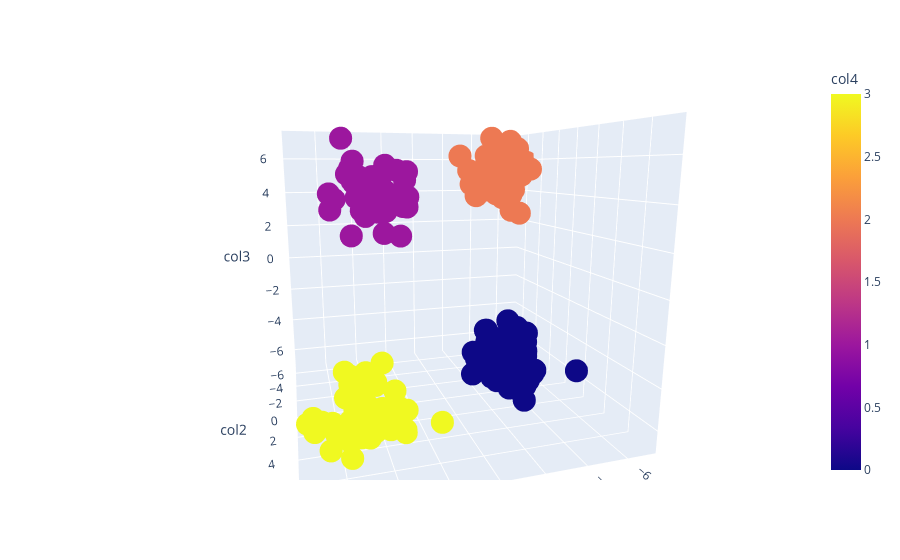

Notebook code cell kept with this figure:
### Code cell
fig=px.scatter_3d(df,x='col1',y='col2',z='col3',color='col4')
fig.show()

### Figure 1 — Plotly figure (JSON) as saved in the notebook; plotly's stock layout.template omitted (floating-point values rounded to 4 significant figures; data arrays with more than 128 entries replaced by an {"elided": "..."} marker saying what was removed)
{"data": [{"hovertemplate": "col1=%{x}<br>col2=%{y}<br>col3=%{z}<br>col4=%{marker.color}<extra></extra>", "legendgroup": "", "marker": {"color": {"elided": "200 int values"}, "coloraxis": "coloraxis", "symbol": "circle"}, "mode": "markers", "name": "", "scene": "scene", "showlegend": false, "type": "scatter3d", "x": {"elided": "200 float values"}, "y": {"elided": "200 float values"}, "z": {"elided": "200 float values"}}], "layout": {"autosize": true, "coloraxis": {"colorbar": {"title": {"text": "col4"}}, "colorscale": [[0, "#0d0887"], [0.1111, "#46039f"], [0.2222, "#7201a8"], [0.3333, "#9c179e"], [0.4444, "#bd3786"], [0.5556, "#d8576b"], [0.6667, "#ed7953"], [0.7778, "#fb9f3a"], [0.8889, "#fdca26"], [1, "#f0f921"]]}, "legend": {"tracegroupgap": 0}, "margin": {"t": 60}, "scene": {"aspectmode": "auto", "aspectratio": {"x": 1.017, "y": 1.011, "z": 0.9724}, "camera": {"center": {"x": 0, "y": 0, "z": 0}, "eye": {"x": 0.4841, "y": 1.638, "z": 0.3441}, "projection": {"type": "perspective"}, "up": {"x": -0.001365, "y": -0.006829, "z": 1.0}}, "domain": {"x": [0, 1], "y": [0, 1]}, "xaxis": {"title": {"text": "col1"}, "type": "linear"}, "yaxis": {"title": {"text": "col2"}, "type": "linear"}, "zaxis": {"title": {"text": "col3"}, "type": "linear"}}}}
